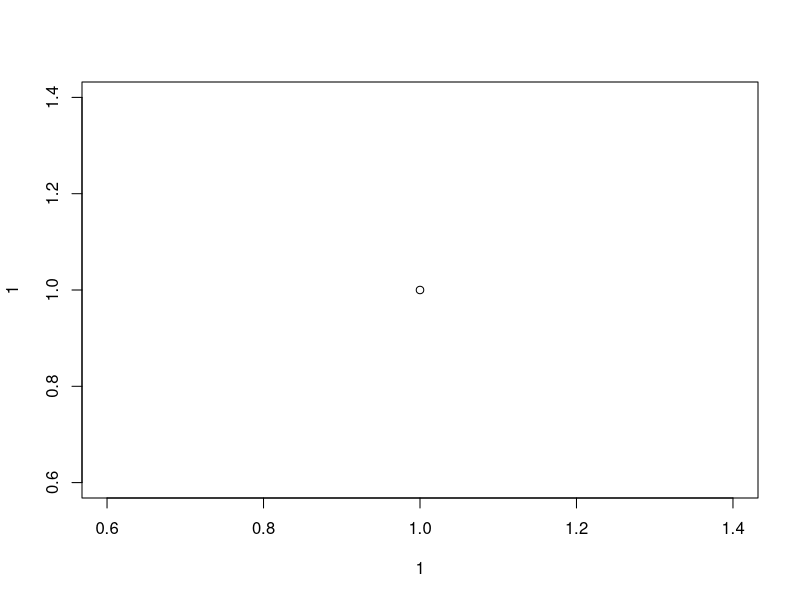
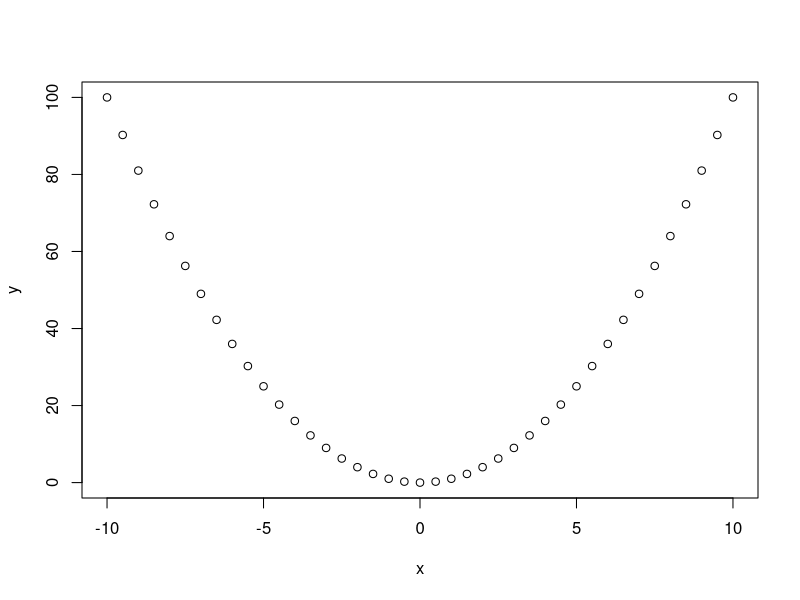
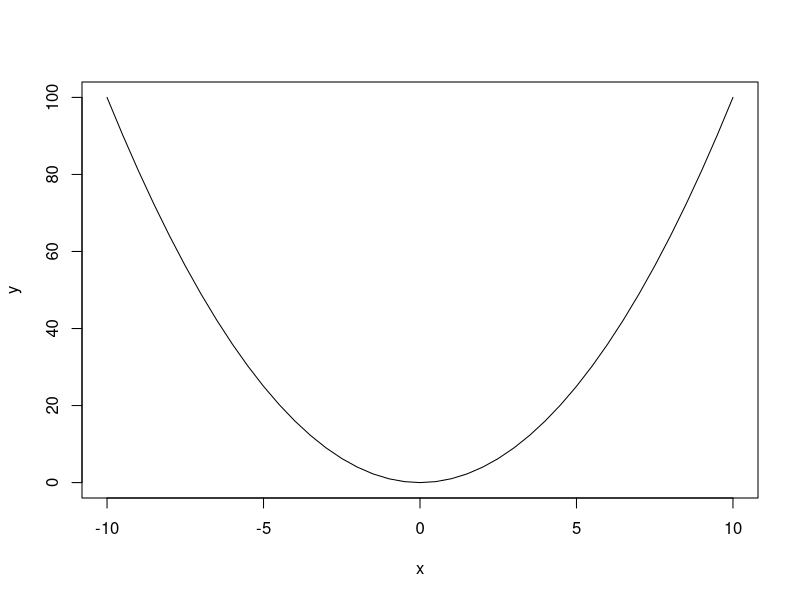
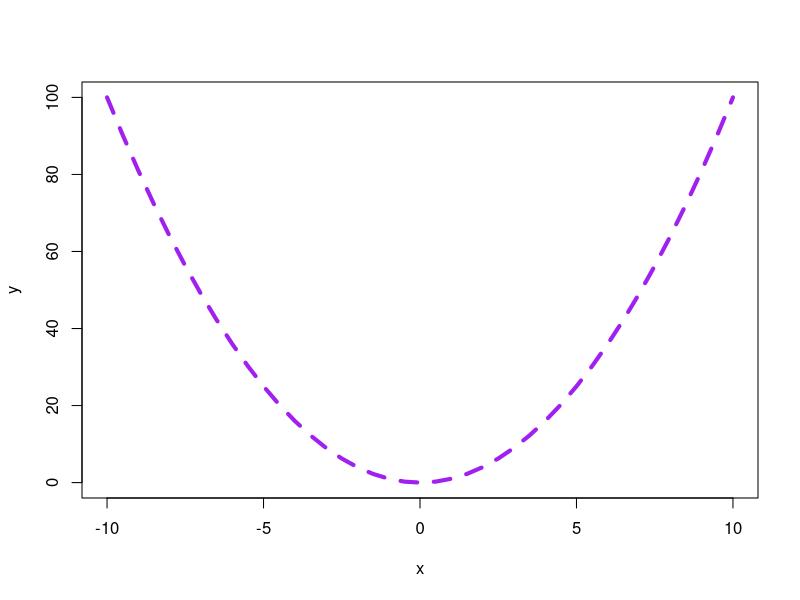
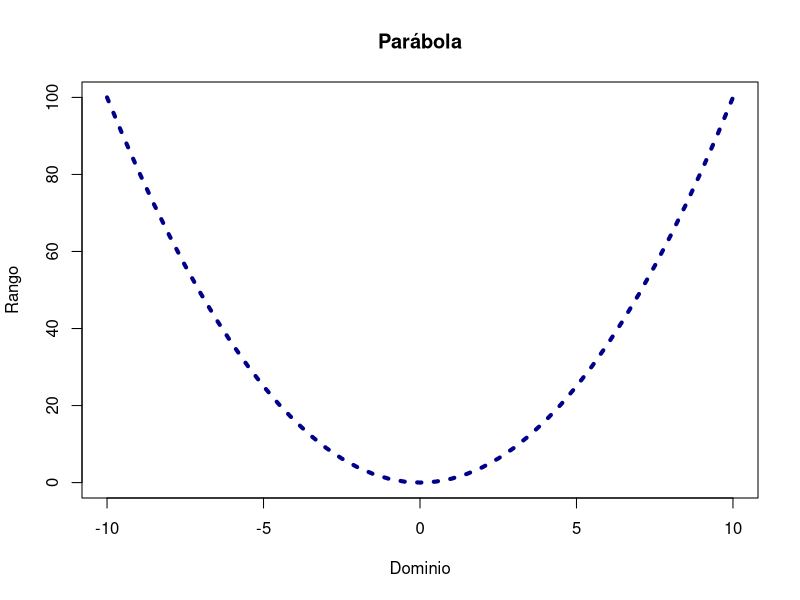
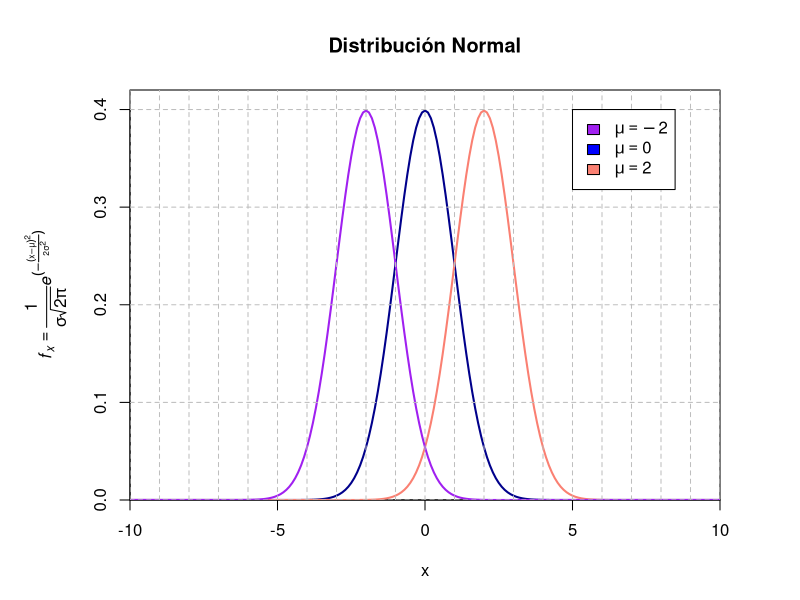
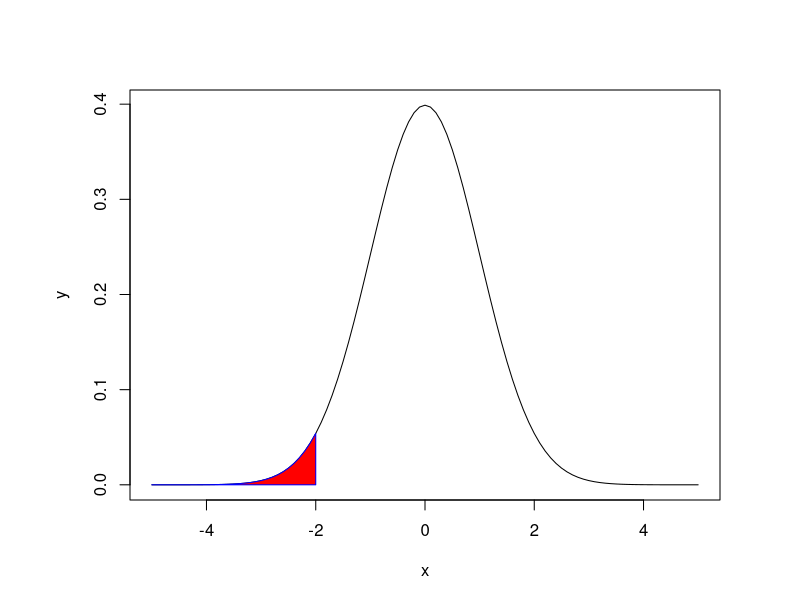

These figures' R source, in order:
## ---- chunk 1
      TRUE  # Este objeto es lógico
      FALSE
      10L # Se crea el diez como un entero
      3.1415 # Este es un objeto de tipo double
      5 + 2i # Número complejo
      "hola mundo" # Es un carácter
## ---- chunk 2
0/0
1000 / Inf
Inf / Inf
## ---- chunk 3
 TRUE & TRUE
 TRUE & FALSE
 FALSE & TRUE
 FALSE & FALSE
## ---- chunk 4
 TRUE | TRUE
 TRUE | FALSE
 FALSE | TRUE
 FALSE | FALSE
## ---- chunk 5
!TRUE
!FALSE
!(TRUE & FALSE)
## ---- chunk 6
2 < 10
2 > 8
TRUE == FALSE
TRUE == 1
FALSE == 0
2 > 0 & 4 < 5
3 > 6 | 4 < 5
!(3 > 6 | 4 < 5)
## ---- chunk 7
10:1
5:10
## ---- chunk 8
  c(1, 10, 20)
  1:5
  example("mean")
## ---- chunk 9
plot(1, 1)
## ---- chunk 10
x <- seq(-10, 10, by = 0.5)
y <- x ^ 2
plot(x, y)
## ---- chunk 11
x <- seq(-10, 10, by = 0.5)
y <- x ^ 2
plot(x, y, type = "l")
## ---- chunk 12
x <- seq(-10, 10, by = 0.5)
y <- x ^ 2
plot(x, y, type = "l", lwd = 4, lty = 2, col = "purple")
## ---- chunk 13
x <- seq(-10, 10, by = 0.5)
y <- x ^ 2
plot(x, y, type = "l", lwd = 4, lty = 3, col = "darkblue", 
     main = "Parábola", xlab = "Dominio", ylab = "Rango")
## ---- chunk 14
sigma <- 1
mu <- 0
x <- seq(-10, 10, by = 0.1)
y <- 1 / (sigma * sqrt(2 * pi)) * exp(- (x - mu) ^ 2 /(2 * sigma ^2))
par(mar = c(5, 6.5, 4.5, 4))
plot(x, y, type = "l", lwd = 2, lty = 1, col = "darkblue", 
     main = "Distribución Normal", 
     ylab = expression(
       italic(f[x]) == frac(1, sigma*sqrt(2*pi)) * italic(e)^(-frac((x - mu)^2,2*sigma^2))
     ), xaxs = "i", yaxs = "i", ylim = c(0, 0.42))
mu <- 2
y1 <- 1 / (sigma * sqrt(2 * pi)) * exp(- (x - mu) ^ 2 /(2 * sigma ^2))
lines(x, y1, type = "l", lwd = 2, lty = 1, col = "salmon",  xlab = "Dominio")

mu <- -2
y1 <- 1 / (sigma * sqrt(2 * pi)) * exp(- (x - mu) ^ 2 /(2 * sigma ^2))
lines(x, y1, type = "l", lwd = 2, lty = 1, col = "purple",  xlab = "Dominio")
abline(v = seq(-10, 10, by = 1), h = seq(0, 0.4, 0.1), col = "gray", lty = 2)
legend(x = 5, y = 0.4, legend = c(expression(mu==-2),expression(mu == 0), expression(mu == 2)), 
       fill = c("purple", "blue", "salmon"))
## ---- chunk 15

x <- seq(-5, 5, 0.1); y <- dnorm(x, 0, 1)
plot(x, y, type = "l")
x_pol <- c(-5, -2, seq(-2, -5, -0.1))
y_pol <- c(0, 0, dnorm(seq(-2, -5, -0.1), 0, 1))
polygon(x_pol, y_pol, col = "red", border = "blue")
## ---- chunk 16
 c(1, c(10, 20, 10), 5)
 1:10
 seq(-2, -10, -1)
 rep(c(10, 20), times = 3)
 rep(c(10, 20), each = 3)
 rep(c(1, 3, 5), c(5, 2, 4))
 
## ---- chunk 17
c(TRUE, FALSE, "hola") # Todos texto
c(TRUE, FALSE, 3L) # Todos enteros
c(5L, 4L, 2.5) # Todos double
c(5, 5+2i) # Todos complejos. 

## ---- chunk 18
x <- c(2, 3, 7, 11, 13, 17, 19, 23, 27)

x[1] # Accedo al elemento en la posición 1. 

x[9] # Accedo al elemento en la posición 9

x[3:6] # Accedemos a los del 3 al 6.

x[c(1, 4, 6, 9)] # Accedemos a los elementos 1, 4, 6 y  9.
## ---- chunk 19
x <- c(-10, -5, 8, 12, 21, -17, 9)

x > 0 # Es TRUE donde los números son positivos. 

x[x>0] # Seleccinamos las posiciones donde ocurre el verdadero. 

x[x > 0 & x < 12] # Valores mayores a 0 y menores a 12. 

x[x < -5 | x > 12] # Valores menores a -5 y mayores a 12. 
## ---- chunk 20
set.seed(2)
datos <- data.frame(
  Inicial = letters[1:10], altura = rnorm(10, 160, 20), 
  peso = rnorm(10, 60, 10), sexo = rbinom(10, 1, 0.5)
  )
head(datos)
## ---- chunk 21
datos$Inicial

datos[, 1]

datos[2, ]

datos[3:6, ]

## ---- chunk 22
datos[c(2, 5, 9), ]

datos[c(2, 5, 9), 2:3]

datos[c(2, 5, 9), c("Inicial", "sexo")]
## ---- chunk 23
datos[1:5, c("Inicial", "sexo")]

datos$Inicial

datos$sexo

datos$sexo[1:5]

datos$altura[c(1, 5, 10)]

## ---- chunk 24
datos[datos$peso >= 68, ]

datos[datos$sexo == 1, ]

## ---- chunk 25
datos[datos$sexo == 1 & datos$altura <= 170, ]

datos[datos$sexo == 0 & datos$altura > 170, 2:3]

datos[datos$altura <= 165 & datos$peso >= 53, c("altura", "peso")]

